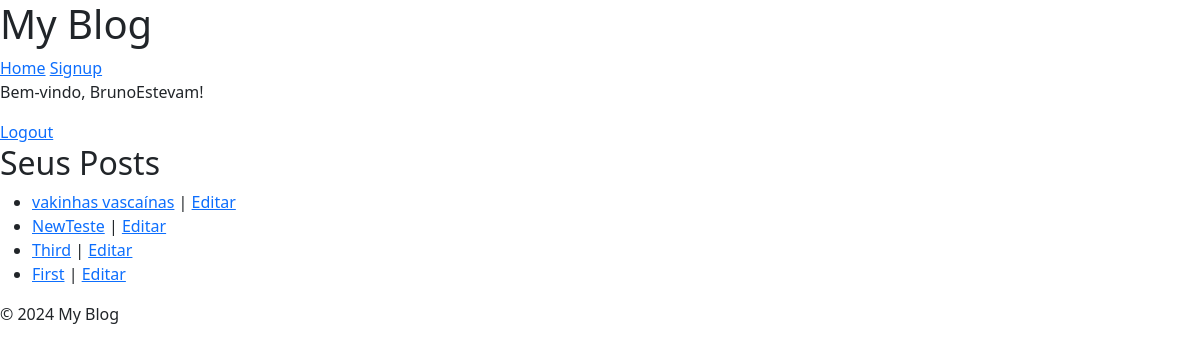
/my-posts/ (signed in), run on an earlier commit of the app's database.
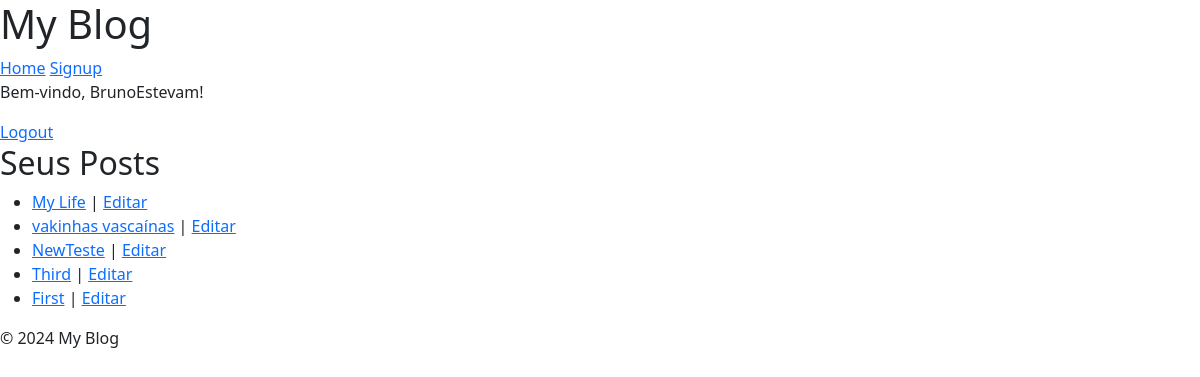
And on a later commit of the database.
### blog/models.py (models this page shows, shortened)
class Post(models.Model):
    class NewManager(models.Manager):
        def get_queryset(self):
            return super().get_queryset().filter(status='published')
    options = (
        ('draft', 'Draft'),
        ('published', 'Published'),
    )
    title = models.CharField(max_length=255)
    excerpt = models.TextField(null=True)
    slug = models.SlugField(max_length=255, unique_for_date='publish', blank=True)
    publish = models.DateTimeField(default=timezone.now)
    author = models.ForeignKey(User, on_delete=models.CASCADE, related_name='blog_posts')
    content = models.TextField()
    status = models.CharField(max_length=10, choices=options, default='draft')
    objects = models.Manager()
    newmanager = NewManager()
    class Meta:
        ordering = ('-publish',)

### blog/views.py (the view)
# urls.py: path('my-posts/', views.user_posts, name='user_posts'),
@login_required
def user_posts(request):
    posts = Post.objects.filter(author=request.user, status='published')
    return render(request, 'blog/user_posts.html', {'posts': posts})

### blog/templates/blog/user_posts.html
{% extends "base_generic.html" %}
{% block content %}
  <h2>Seus Posts</h2>
  <ul>
    {% for post in posts %}
      <li>
        <a href="{% url 'blog:post_single' post.slug %}">{{ post.title }}</a> |
        <a href="{% url 'blog:edit_post' post.slug %}">Editar</a>
      </li>
    {% empty %}
      <li>Você ainda não publicou nenhum post.</li>
    {% endfor %}
  </ul>
{% endblock %}

What changed in the data, as far as the page shows it:
added Post: title "My Life"
